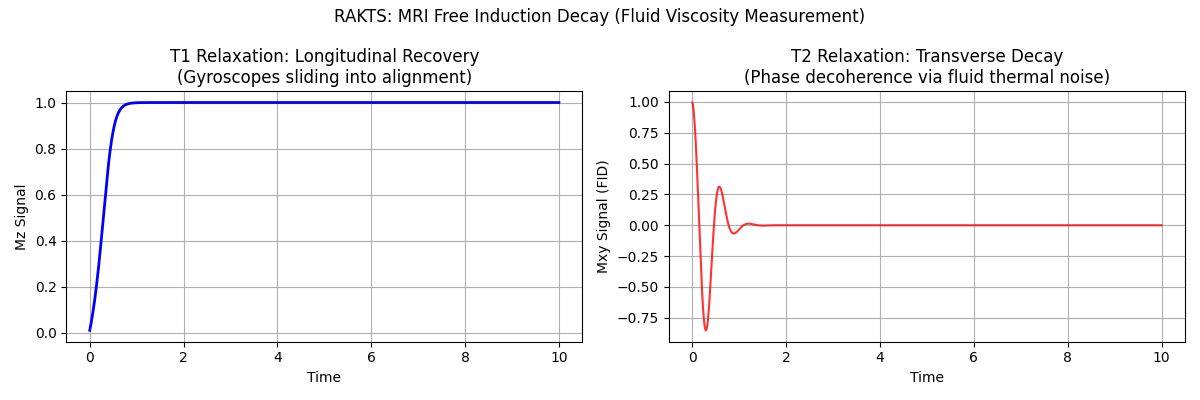

Source code (Python):
import numpy as np
import matplotlib.pyplot as plt
import os

def simulate_mri_relaxation():
    t = np.linspace(0, 10, 1000)
    dt = t[1] - t[0]
    
    A, B = 2.0, 1.0
    larmor_freq = 10.0
    num_atoms = 100
    
    # We store the total magnetization Mz (T1) and Mxy (T2)
    Mz = np.zeros(len(t))
    Mxy = np.zeros(len(t))
    
    np.random.seed(42)
    
    for i in range(num_atoms):
        # All atoms start knocked 90 degrees sideways (on the equator) by the 90-degree RF pulse
        theta = np.pi / 2
        # They start with coherent phase
        phi = 0.0
        
        for idx, current_t in enumerate(t):
            # T1: Longitudinal recovery (sliding down the barrier to align)
            d_theta = (-A * np.sin(2 * theta) - B * np.sin(theta)) * dt
            theta += d_theta
            
            # T2: Transverse decay (Larmor precession + thermal phase smearing)
            zpf_noise = np.random.normal(0, 2.0) # The fluid is noisy
            d_phi = (larmor_freq + zpf_noise) * dt
            phi += d_phi
            
            # Aggregate macroscopic signal
            Mz[idx] += np.cos(theta)
            Mxy[idx] += np.sin(theta) * np.cos(phi)
            
    # Normalize
    Mz /= num_atoms
    Mxy /= num_atoms
    
    # Plotting
    fig, (ax1, ax2) = plt.subplots(1, 2, figsize=(12, 4))
    
    ax1.plot(t, Mz, 'b-', linewidth=2)
    ax1.set_title("T1 Relaxation: Longitudinal Recovery\n(Gyroscopes sliding into alignment)")
    ax1.set_xlabel("Time")
    ax1.set_ylabel("Mz Signal")
    ax1.grid(True)
    
    ax2.plot(t, Mxy, 'r-', linewidth=1.5, alpha=0.8)
    ax2.set_title("T2 Relaxation: Transverse Decay\n(Phase decoherence via fluid thermal noise)")
    ax2.set_xlabel("Time")
    ax2.set_ylabel("Mxy Signal (FID)")
    ax2.grid(True)
    
    plt.suptitle("RAKTS: MRI Free Induction Decay (Fluid Viscosity Measurement)")
    plt.tight_layout()
    
    save_path = os.path.join(os.path.dirname(__file__), "mri_relaxation.png")
    plt.savefig(save_path)
    print(f"MRI plot saved to {save_path}")

if __name__ == "__main__":
    simulate_mri_relaxation()
